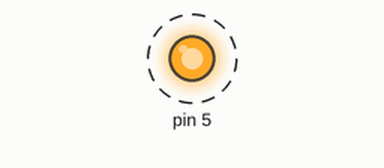
A sketch run on a simulated Arduino Uno, built with avr-gcc and run on an emulated ATmega328P. Parts: output pins drawn as LEDs (lit = HIGH). Dashed ring = blinking.

Above: at 0.02 s.
Timing chart, 0 to 3.0 s (numbered marks = the images above):
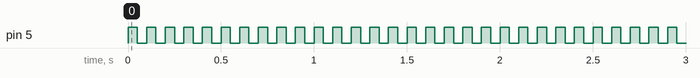

Measured:
- by itself, pin 5: alternates HIGH for 0.05 s and LOW for 0.05 s

The sketch:

overdue.ino
```cpp
void setup() {
  // initialize digital pin LED_BUILTIN as an output.
  pinMode(5, OUTPUT);
}

// the loop function runs over and over again forever
void loop() {
  digitalWrite(5, HIGH);   // turn the LED on (HIGH is the voltage level)
  delay(50);                       // wait for a second
  digitalWrite(5, LOW);    // turn the LED off by making the voltage LOW
  delay(50);                       // wait for a second
}
```
